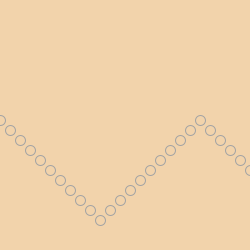
Frame 1 (no input)
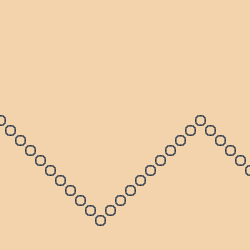
Frame 60 (the mouse pressed at the canvas centre just before this capture)
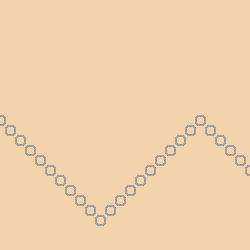
Frame 120 (the mouse held since frame 60 and released just before this capture)

The Processing sketch that drew these frames (run headless with seeded random() and noise(); from frame 60 on, the mouse is pressed at the canvas centre):

// Processing sketch: processing_19164
// ── processing_19164.pde

float red2 = 10;
// set variable for vertical length of circles
void setup(){
size(250,250);
background(#F2D3AB);
}

void draw(){
fill(255,0);
strokeWeight(1);
stroke(random(20,243));
//randomize stroke values
ellipse(10,130,10,red2);
ellipse(20,140,10,red2);
ellipse(30,150,10, red2);
ellipse(40,160,10,red2);
ellipse(50,170,10,red2);
ellipse(60,180,10,red2);
ellipse(70,190,10,red2);
ellipse(80,200,10,red2);
ellipse(90,210,10,red2);
ellipse(100,220,10,red2);
ellipse(110,210,10,red2);
ellipse(120,200,10,red2);
ellipse(130,190,10,red2);
ellipse(140,180,10,red2);
ellipse(150,170,10,red2);
ellipse(160,160,10,red2);
ellipse(170,150,10,red2);
ellipse(180,140,10,red2);
ellipse(190,130,10,red2);
ellipse(200,120,10,red2);
ellipse(210,130,10,red2);
ellipse(220,140,10,red2);
ellipse(230,150,10,red2);
ellipse(240,160,10,red2);
ellipse(250,170,10,red2);
ellipse(260,180,10,red2);
ellipse(0,120,10,red2);
}

void mouseMoved(){
red2+= 10;// when mouse moves, circles drag in both directions

if(red2>800){
  stroke(random(20,50));
  red2=random(-10);
  //if circles past the restriction, starts from the top again
}}
